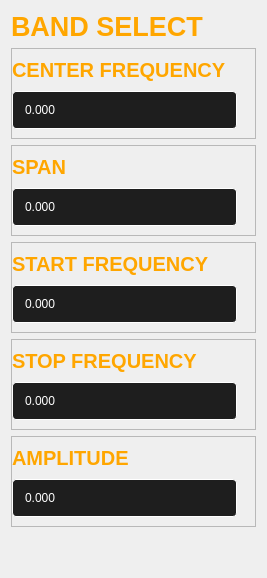
            <widget class="QWidget" name="page_2">
             <property name="styleSheet">
              <string notr="true">QLabel {
	color: rgb(255, 166, 0);
	font: 700 20pt &quot;Arial&quot;;
}</string>
             </property>
             <layout class="QVBoxLayout" name="verticalLayout_5">
              <item>
               <widget class="QLabel" name="label_23">
                <property name="font">
                 <font>
                  <family>Arial</family>
                  <pointsize>20</pointsize>
                  <italic>false</italic>
                  <bold>true</bold>
                 </font>
                </property>
                <property name="text">
                 <string>BAND SELECT</string>
                </property>
                <property name="alignment">
                 <set>Qt::AlignLeading|Qt::AlignLeft|Qt::AlignVCenter</set>
                </property>
               </widget>
              </item>
              <item>
               <widget class="QFrame" name="frame_8">
                <property name="styleSheet">
                 <string notr="true">   QPushButton {
        border: 1px solid #FFA600;
        border-radius: 8px;
        background-color: transparent;
        text-align: center;  /* Align text to bottom */    
		font: 18pt &quot;Arial&quot;;
       	color: rgb(255, 255,255);
    }

    QPushButton:pressed {
        background-color: #FFA600;
    }

QLabel {
	color: rgb(255, 166, 0);
	font: 700 15pt &quot;Arial&quot;;
}

   QLineEdit {
        border: 1px solid #FFFFFF;
        border-radius: 4px;
        background-color: #1E1E1E;
    	color: rgb(255, 255, 255);
	    font: 14pt &quot;Arial&quot;;   
        qproperty-alignment: AlignLeft;
         padding-left: 10px; /* Adds 10px left margin */

        
 }</string>
                </property>
                <property name="frameShape">
                 <enum>QFrame::StyledPanel</enum>
                </property>
                <property name="frameShadow">
                 <enum>QFrame::Raised</enum>
                </property>
                <layout class="QGridLayout" name="gridLayout_10">
                 <property name="sizeConstraint">
                  <enum>QLayout::SetDefaultConstraint</enum>
                 </property>
                 <property name="leftMargin">
                  <number>0</number>
                 </property>
                 <property name="spacing">
                  <number>9</number>
                 </property>
                 <item row="0" column="0" colspan="2">
                  <widget class="QLabel" name="label_24">
                   <property name="font">
                    <font>
                     <family>Arial</family>
                     <pointsize>15</pointsize>
                     <italic>false</italic>
                     <bold>true</bold>
                    </font>
                   </property>
                   <property name="text">
                    <string>CENTER FREQUENCY</string>
                   </property>
                   <property name="alignment">
                    <set>Qt::AlignLeading|Qt::AlignLeft|Qt::AlignVCenter</set>
                   </property>
                  </widget>
                 </item>
                 <item row="1" column="0">
                  <widget class="QLineEdit" name="lineEdit_2">
                   <property name="minimumSize">
                    <size>
                     <width>225</width>
                     <height>38</height>
                    </size>
                   </property>
                   <property name="maximumSize">
                    <size>
                     <width>225</width>
                     <height>38</height>
                    </size>
                   </property>
                   <property name="text">
                    <string>0.000</string>
                   </property>
                   <property name="frame">
                    <bool>true</bool>
                   </property>
                  </widget>
                 </item>
                </layout>
               </widget>
              </item>
              <item>
               <widget class="QFrame" name="frame_9">
                <property name="styleSheet">
                 <string notr="true">   QPushButton {
        border: 1px solid #FFA600;
        border-radius: 8px;
        background-color: transparent;
        text-align: center;  /* Align text to bottom */    
		font: 18pt &quot;Arial&quot;;
       	color: rgb(255, 255,255);
    }

    QPushButton:pressed {
        background-color: #FFA600;
    }

QLabel {
	color: rgb(255, 166, 0);
	font: 700 15pt &quot;Arial&quot;;
}

   QLineEdit {
        border: 1px solid #FFFFFF;
        border-radius: 4px;
        background-color: #1E1E1E;
    	color: rgb(255, 255, 255);
	    font: 14pt &quot;Arial&quot;;   
        qproperty-alignment: AlignLeft;
         padding-left: 10px; /* Adds 10px left margin */

        
 }</string>
                </property>
                <property name="frameShape">
                 <enum>QFrame::StyledPanel</enum>
                </property>
                <property name="frameShadow">
                 <enum>QFrame::Raised</enum>
                </property>
                <layout class="QGridLayout" name="gridLayout_11">
                 <property name="sizeConstraint">
                  <enum>QLayout::SetDefaultConstraint</enum>
                 </property>
                 <property name="leftMargin">
                  <number>0</number>
                 </property>
                 <property name="spacing">
                  <number>9</number>
                 </property>
                 <item row="0" column="0" colspan="2">
                  <widget class="QLabel" name="label_25">
                   <property name="font">
                    <font>
                     <family>Arial</family>
                     <pointsize>15</pointsize>
                     <italic>false</italic>
                     <bold>true</bold>
                    </font>
                   </property>
                   <property name="text">
                    <string>SPAN</string>
                   </property>
                   <property name="alignment">
                    <set>Qt::AlignLeading|Qt::AlignLeft|Qt::AlignVCenter</set>
                   </property>
                  </widget>
                 </item>
                 <item row="1" column="0">
                  <widget class="QLineEdit" name="lineEdit_3">
                   <property name="minimumSize">
                    <size>
                     <width>225</width>
                     <height>38</height>
                    </size>
                   </property>
                   <property name="maximumSize">
                    <size>
                     <width>225</width>
                     <height>38</height>
                    </size>
                   </property>
                   <property name="text">
                    <string>0.000</string>
                   </property>
                   <property name="frame">
                    <bool>true</bool>
                   </property>
                  </widget>
                 </item>
                </layout>
               </widget>
              </item>
              <item>
               <widget class="QFrame" name="frame_10">
                <property name="styleSheet">
                 <string notr="true">   QPushButton {
        border: 1px solid #FFA600;
        border-radius: 8px;
        background-color: transparent;
        text-align: center;  /* Align text to bottom */    
		font: 18pt &quot;Arial&quot;;
       	color: rgb(255, 255,255);
    }

    QPushButton:pressed {
        background-color: #FFA600;
    }

QLabel {
	color: rgb(255, 166, 0);
	font: 700 15pt &quot;Arial&quot;;
}

   QLineEdit {
        border: 1px solid #FFFFFF;
        border-radius: 4px;
        background-color: #1E1E1E;
    	color: rgb(255, 255, 255);
	    font: 14pt &quot;Arial&quot;;   
        qproperty-alignment: AlignLeft;
         padding-left: 10px; /* Adds 10px left margin */

        
 }</string>
                </property>
                <property name="frameShape">
                 <enum>QFrame::StyledPanel</enum>
                </property>
                <property name="frameShadow">
                 <enum>QFrame::Raised</enum>
                </property>
                <layout class="QGridLayout" name="gridLayout_12">
                 <property name="sizeConstraint">
                  <enum>QLayout::SetDefaultConstraint</enum>
                 </property>
                 <property name="leftMargin">
                  <number>0</number>
                 </property>
                 <property name="spacing">
                  <number>9</number>
                 </property>
                 <item row="0" column="0" colspan="2">
                  <widget class="QLabel" name="label_26">
                   <property name="font">
                    <font>
                     <family>Arial</family>
                     <pointsize>15</pointsize>
                     <italic>false</italic>
                     <bold>true</bold>
                    </font>
                   </property>
                   <property name="text">
                    <string>START FREQUENCY</string>
                   </property>
                   <property name="alignment">
                    <set>Qt::AlignLeading|Qt::AlignLeft|Qt::AlignVCenter</set>
                   </property>
                  </widget>
                 </item>
                 <item row="1" column="0">
                  <widget class="QLineEdit" name="lineEdit_4">
                   <property name="minimumSize">
                    <size>
                     <width>225</width>
                     <height>38</height>
                    </size>
                   </property>
                   <property name="maximumSize">
                    <size>
                     <width>225</width>
                     <height>38</height>
                    </size>
                   </property>
                   <property name="text">
                    <string>0.000</string>
                   </property>
                   <property name="frame">
                    <bool>true</bool>
                   </property>
                  </widget>
                 </item>
                </layout>
               </widget>
              </item>
              <item>
               <widget class="QFrame" name="frame_11">
                <property name="styleSheet">
                 <string notr="true">   QPushButton {
        border: 1px solid #FFA600;
        border-radius: 8px;
        background-color: transparent;
        text-align: center;  /* Align text to bottom */    
		font: 18pt &quot;Arial&quot;;
       	color: rgb(255, 255,255);
    }

    QPushButton:pressed {
        background-color: #FFA600;
    }

QLabel {
	color: rgb(255, 166, 0);
	font: 700 15pt &quot;Arial&quot;;
}

   QLineEdit {
        border: 1px solid #FFFFFF;
        border-radius: 4px;
        background-color: #1E1E1E;
    	color: rgb(255, 255, 255);
	    font: 14pt &quot;Arial&quot;;   
        qproperty-alignment: AlignLeft;
         padding-left: 10px; /* Adds 10px left margin */

        
 }</string>
                </property>
                <property name="frameShape">
                 <enum>QFrame::StyledPanel</enum>
                </property>
                <property name="frameShadow">
                 <enum>QFrame::Raised</enum>
                </property>
                <layout class="QGridLayout" name="gridLayout_13">
                 <property name="sizeConstraint">
                  <enum>QLayout::SetDefaultConstraint</enum>
                 </property>
                 <property name="leftMargin">
                  <number>0</number>
                 </property>
                 <property name="spacing">
                  <number>9</number>
                 </property>
                 <item row="0" column="0" colspan="2">
                  <widget class="QLabel" name="label_27">
                   <property name="font">
                    <font>
                     <family>Arial</family>
                     <pointsize>15</pointsize>
                     <italic>false</italic>
                     <bold>true</bold>
                    </font>
                   </property>
                   <property name="text">
                    <string>STOP FREQUENCY</string>
                   </property>
                   <property name="alignment">
                    <set>Qt::AlignLeading|Qt::AlignLeft|Qt::AlignVCenter</set>
                   </property>
                  </widget>
                 </item>
                 <item row="1" column="0">
                  <widget class="QLineEdit" name="lineEdit_5">
                   <property name="minimumSize">
                    <size>
                     <width>225</width>
                     <height>38</height>
                    </size>
                   </property>
                   <property name="maximumSize">
                    <size>
                     <width>225</width>
                     <height>38</height>
                    </size>
                   </property>
                   <property name="text">
                    <string>0.000</string>
                   </property>
                   <property name="frame">
                    <bool>true</bool>
                   </property>
                  </widget>
                 </item>
                </layout>
               </widget>
              </item>
              <item>
               <widget class="QFrame" name="frame_12">
                <property name="styleSheet">
                 <string notr="true">   QPushButton {
        border: 1px solid #FFA600;
        border-radius: 8px;
        background-color: transparent;
        text-align: center;  /* Align text to bottom */    
		font: 18pt &quot;Arial&quot;;
       	color: rgb(255, 255,255);
    }

    QPushButton:pressed {
        background-color: #FFA600;
    }

QLabel {
	color: rgb(255, 166, 0);
	font: 700 15pt &quot;Arial&quot;;
}

   QLineEdit {
        border: 1px solid #FFFFFF;
        border-radius: 4px;
        background-color: #1E1E1E;
    	color: rgb(255, 255, 255);
	    font: 14pt &quot;Arial&quot;;   
        qproperty-alignment: AlignLeft;
         padding-left: 10px; /* Adds 10px left margin */

        
 }</string>
                </property>
                <property name="frameShape">
                 <enum>QFrame::StyledPanel</enum>
                </property>
                <property name="frameShadow">
                 <enum>QFrame::Raised</enum>
                </property>
                <layout class="QGridLayout" name="gridLayout_14">
                 <property name="sizeConstraint">
                  <enum>QLayout::SetDefaultConstraint</enum>
                 </property>
                 <property name="leftMargin">
                  <number>0</number>
                 </property>
                 <property name="spacing">
                  <number>9</number>
                 </property>
                 <item row="0" column="0" colspan="2">
                  <widget class="QLabel" name="label_28">
                   <property name="font">
                    <font>
                     <family>Arial</family>
                     <pointsize>15</pointsize>
                     <italic>false</italic>
                     <bold>true</bold>
                    </font>
                   </property>
                   <property name="text">
                    <string>AMPLITUDE</string>
                   </property>
                   <property name="alignment">
                    <set>Qt::AlignLeading|Qt::AlignLeft|Qt::AlignVCenter</set>
                   </property>
                  </widget>
                 </item>
                 <item row="1" column="0">
                  <widget class="QLineEdit" name="lineEdit_6">
                   <property name="minimumSize">
                    <size>
                     <width>225</width>
                     <height>38</height>
                    </size>
                   </property>
                   <property name="maximumSize">
                    <size>
                     <width>225</width>
                     <height>38</height>
                    </size>
                   </property>
                   <property name="text">
                    <string>0.000</string>
                   </property>
                   <property name="frame">
                    <bool>true</bool>
                   </property>
                  </widget>
                 </item>
                </layout>
               </widget>
              </item>
              <item>
               <spacer name="verticalSpacer_4">
                <property name="orientation">
                 <enum>Qt::Vertical</enum>
                </property>
                <property name="sizeHint" stdset="0">
                 <size>
                  <width>20</width>
                  <height>40</height>
                 </size>
                </property>
               </spacer>
              </item>
             </layout>
            </widget>
